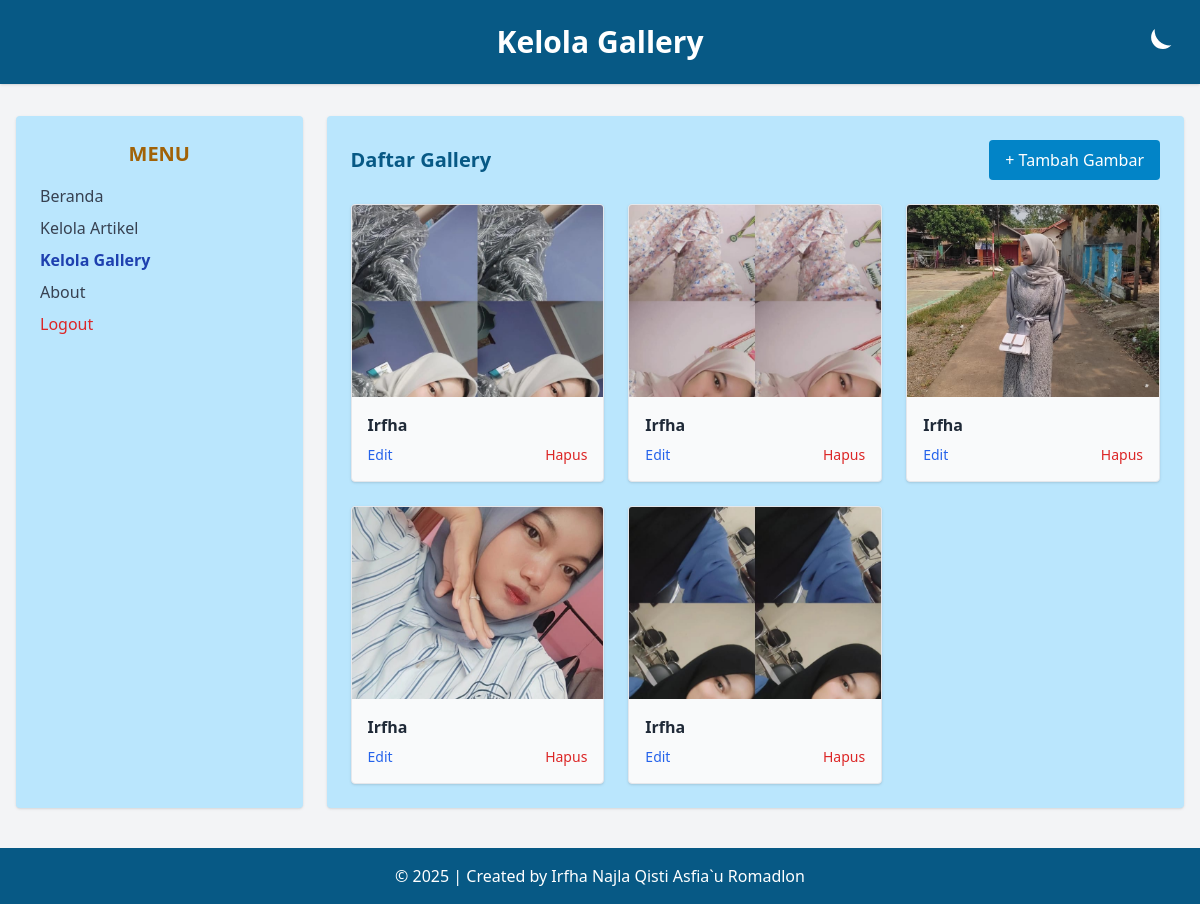
The app's page /admin/data_gallery.php (signed in), older data.
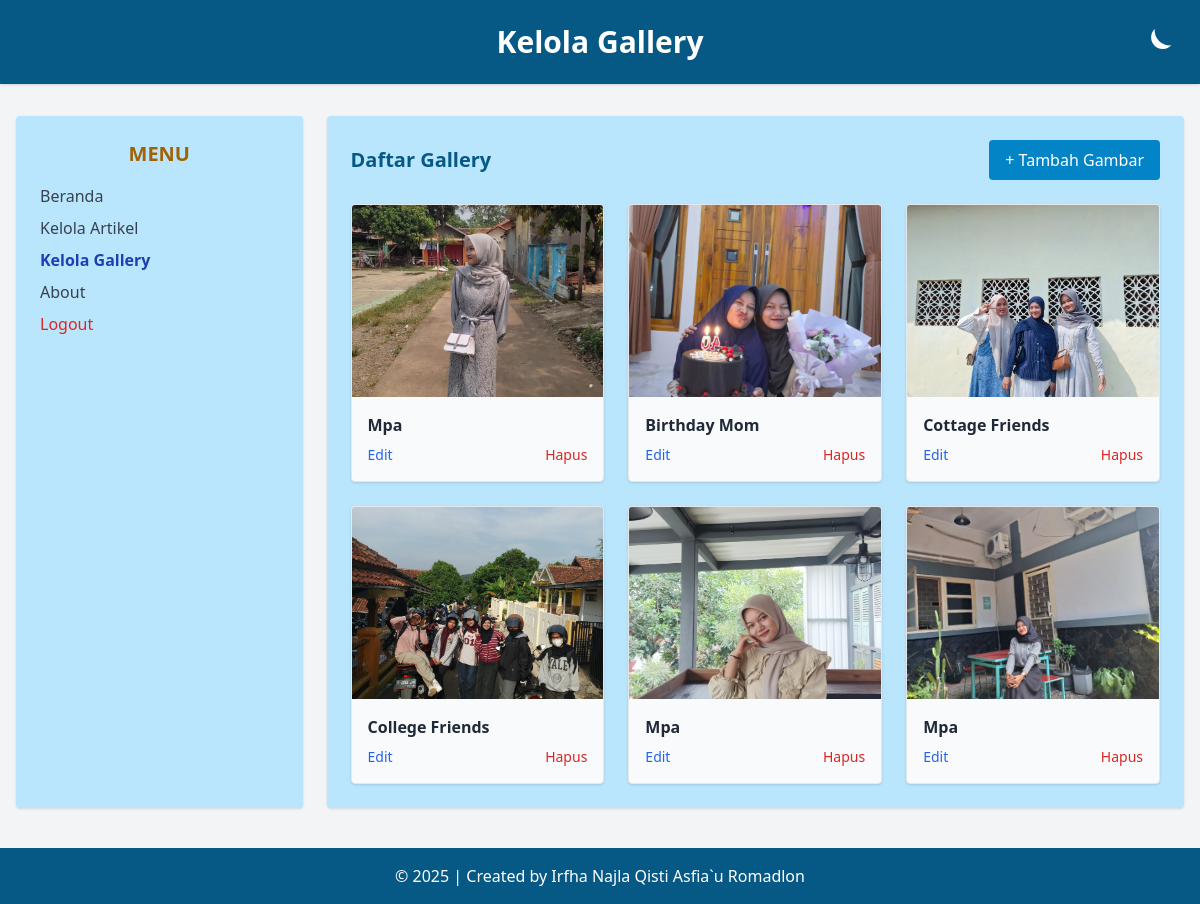
The same page, newer data.
### tables this page shows
CREATE TABLE `tbl_gallery` (
  `id_gallery` int(11) NOT NULL,
  `judul` varchar(100) NOT NULL,
  `foto` varchar(100) NOT NULL
);

### admin/data_gallery.php (the view, shortened to what this page needs)
<?php
include('../koneksi.php');
?>
<!DOCTYPE html>
<html lang="en" class="transition-colors duration-300">
<head>
  <script src="https://cdn.tailwindcss.com"></script>
</head>
<body class="bg-gray-100 dark:bg-gray-900 text-gray-800 dark:text-gray-100 min-h-screen font-sans">
<header class="relative bg-sky-800 dark:bg-gray-800 text-white text-center py-6 shadow">
  <h1 class="text-3xl font-bold">Kelola Gallery</h1>
  <button onclick="toggleDarkMode()" class="absolute right-6 top-6 text-white hover:scale-110 transition" title="Toggle Theme">
    <svg id="icon-moon" xmlns="http://www.w3.org/2000/svg" class="w-10 h-10 fill-current" viewBox="0 0 24 24">
      <path d="M21 12.79A9 9 0 0111.21 3a7 7 0 1010 9.79z" />
    </svg>
  </button>
</header>
<div class="flex max-w-7xl mx-auto mt-8 px-4 gap-6">
  <aside class="w-1/4 bg-sky-200 dark:bg-gray-800 rounded shadow p-6">
    <h2 class="text-xl font-semibold text-yellow-700 dark:text-blue-400 mb-4 text-center">MENU</h2>
    <ul class="space-y-2 text-gray-700 dark:text-gray-200">
      <li><a href="beranda_admin.php" class="block hover:text-blue-500">Beranda</a></li>
      <li><a href="data_artikel.php" class="block hover:text-blue-500">Kelola Artikel</a></li>
      <li><a href="data_gallery.php" class="block font-semibold text-blue-800 dark:text-blue-300">Kelola Gallery</a></li>
      <li><a href="about.php" class="block hover:text-blue-500">About</a></li>
      <li>
        <a href="logout.php" onclick="return confirm('Apakah anda yakin ingin keluar?');"
           class="block text-red-600 hover:underline font-medium">Logout</a>
      </li>
    </ul>
  </aside>
  <main class="w-3/4 bg-sky-200 dark:bg-gray-800 rounded shadow p-6">
    <div class="flex justify-between items-center mb-6">
      <h2 class="text-xl font-bold text-sky-800 dark:text-white">Daftar Gallery</h2>
      <a href="add_gallery.php" class="bg-sky-600 text-white px-4 py-2 rounded hover:bg-blue-700 transition">+ Tambah Gambar</a>
    </div>
    <div class="grid grid-cols-1 sm:grid-cols-2 md:grid-cols-3 gap-6">
      <?php
      $sql = "SELECT * FROM tbl_gallery";
      $query = mysqli_query($db, $sql);
      while ($data = mysqli_fetch_array($query)) {
          $img = htmlspecialchars($data['foto']);
          $img_path = "../images/" . rawurlencode($img);
          echo "<div class='bg-gray-50 dark:bg-gray-900 border dark:border-gray-700 rounded shadow overflow-hidden'>";
          echo "<img src='{$img_path}' class='w-full h-48 object-cover'>";
          echo "<div class='p-4'>";
          echo "<p class='font-semibold text-gray-800 dark:text-gray-100 mb-2'>" . htmlspecialchars($data['judul']) . "</p>";
          echo "<div class='flex justify-between text-sm'>";
          echo "<a href='edit_gallery.php?id_gallery={$data['id_gallery']}' class='text-blue-600 hover:underline'>Edit</a>";
          echo "<a href='delete_gallery.php?id_gallery={$data['id_gallery']}' onclick='return confirm(\"Yakin ingin menghapus?\")' class='text-red-600 hover:underline'>Hapus</a>";
          echo "</div></div></div>";
      }
      ?>
    </div>
  </main>
</div>
<footer class="bg-sky-800 dark:bg-gray-800 text-white text-center py-4 mt-10">
  &copy; <?php echo date('Y'); ?> | Created by Irfha Najla Qisti Asfia`u Romadlon
</footer>
</body>
</html>

Row changes from the older to the newer data that the page shows:
removed tbl_gallery: foto (picture), judul "Irfha"
removed tbl_gallery: foto (picture), judul "Irfha"
removed tbl_gallery: foto (picture), judul "Irfha"
removed tbl_gallery: foto (picture), judul "Irfha"
changed tbl_gallery (number 1 of 6 on the later page): judul "Irfha" → "Mpa"
added tbl_gallery: foto (picture), judul "Birthday Mom"
added tbl_gallery: foto (picture), judul "Cottage Friends"
added tbl_gallery: foto (picture), judul "College Friends"
added tbl_gallery: foto (picture), judul "Mpa"
added tbl_gallery: foto (picture), judul "Mpa"
